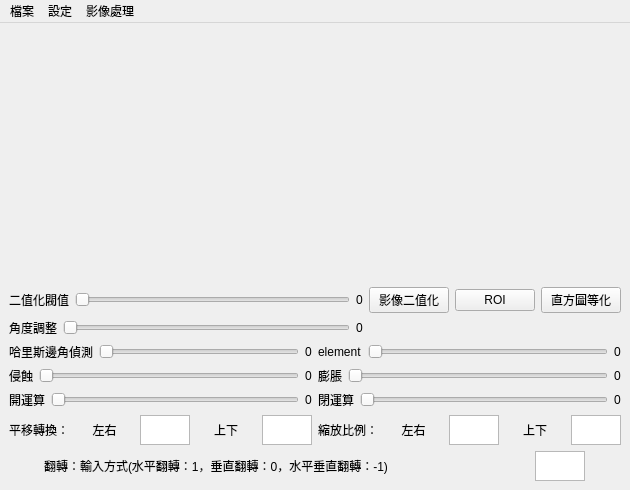
<?xml version="1.0" encoding="UTF-8"?>
<ui version="4.0">
 <class>MainWindow</class>
 <widget class="QMainWindow" name="MainWindow">
  <property name="geometry">
   <rect>
    <x>0</x>
    <y>0</y>
    <width>630</width>
    <height>490</height>
   </rect>
  </property>
  <property name="windowTitle">
   <string>MainWindow</string>
  </property>
  <widget class="QWidget" name="centralwidget">
   <layout class="QGridLayout" name="gridLayout_15">
    <item row="1" column="0">
     <layout class="QGridLayout" name="gridLayout">
      <item row="1" column="0">
       <widget class="QLabel" name="red">
        <property name="text">
         <string>二值化閥值</string>
        </property>
       </widget>
      </item>
      <item row="1" column="1">
       <widget class="QSlider" name="thresholding_slider">
        <property name="maximum">
         <number>255</number>
        </property>
        <property name="orientation">
         <enum>Qt::Horizontal</enum>
        </property>
       </widget>
      </item>
      <item row="1" column="2">
       <widget class="QLabel" name="thresholdinglabel">
        <property name="text">
         <string>0</string>
        </property>
       </widget>
      </item>
     </layout>
    </item>
    <item row="1" column="1">
     <layout class="QGridLayout" name="gridLayout_3">
      <item row="0" column="0">
       <widget class="QPushButton" name="imageThresholding">
        <property name="text">
         <string>影像二值化</string>
        </property>
       </widget>
      </item>
      <item row="0" column="1">
       <widget class="QPushButton" name="ROI">
        <property name="text">
         <string>ROI</string>
        </property>
       </widget>
      </item>
      <item row="0" column="2">
       <widget class="QPushButton" name="imageHistogramEqualization">
        <property name="text">
         <string>直方圖等化</string>
        </property>
       </widget>
      </item>
     </layout>
    </item>
    <item row="2" column="0">
     <layout class="QGridLayout" name="gridLayout_2">
      <item row="1" column="1">
       <widget class="QSlider" name="angle_Slider">
        <property name="maximum">
         <number>360</number>
        </property>
        <property name="orientation">
         <enum>Qt::Horizontal</enum>
        </property>
       </widget>
      </item>
      <item row="1" column="0">
       <widget class="QLabel" name="angle">
        <property name="text">
         <string>角度調整</string>
        </property>
       </widget>
      </item>
      <item row="1" column="2">
       <widget class="QLabel" name="anglelabel">
        <property name="text">
         <string>0</string>
        </property>
       </widget>
      </item>
     </layout>
    </item>
    <item row="2" column="1">
     <layout class="QHBoxLayout" name="horizontalLayout_3">
      <item>
       <widget class="QLabel" name="imageSize">
        <property name="font">
         <font>
          <family>Consolas</family>
          <pointsize>10</pointsize>
         </font>
        </property>
        <property name="text">
         <string/>
        </property>
       </widget>
      </item>
      <item>
       <widget class="QLabel" name="imageShape">
        <property name="font">
         <font>
          <family>Consolas</family>
          <pointsize>10</pointsize>
         </font>
        </property>
        <property name="text">
         <string/>
        </property>
       </widget>
      </item>
      <item>
       <widget class="QLabel" name="imagePath">
        <property name="font">
         <font>
          <family>Consolas</family>
          <pointsize>10</pointsize>
         </font>
        </property>
        <property name="text">
         <string/>
        </property>
       </widget>
      </item>
     </layout>
    </item>
    <item row="3" column="0" colspan="2">
     <layout class="QGridLayout" name="gridLayout_14">
      <item row="0" column="0" colspan="2">
       <layout class="QGridLayout" name="gridLayout_11">
        <item row="0" column="0">
         <layout class="QGridLayout" name="gridLayout_7">
          <item row="0" column="0">
           <widget class="QLabel" name="harris_corner">
            <property name="text">
             <string>哈里斯邊角偵測</string>
            </property>
           </widget>
          </item>
          <item row="0" column="1">
           <widget class="QSlider" name="harrisSlider">
            <property name="maximum">
             <number>255</number>
            </property>
            <property name="orientation">
             <enum>Qt::Horizontal</enum>
            </property>
           </widget>
          </item>
          <item row="0" column="2">
           <widget class="QLabel" name="harrislabel">
            <property name="text">
             <string>0</string>
            </property>
           </widget>
          </item>
         </layout>
        </item>
        <item row="0" column="1">
         <layout class="QGridLayout" name="gridLayout_8">
          <item row="0" column="0">
           <widget class="QLabel" name="element">
            <property name="text">
             <string>element</string>
            </property>
           </widget>
          </item>
          <item row="0" column="1">
           <widget class="QSlider" name="elementSlider">
            <property name="maximum">
             <number>2</number>
            </property>
            <property name="orientation">
             <enum>Qt::Horizontal</enum>
            </property>
           </widget>
          </item>
          <item row="0" column="2">
           <widget class="QLabel" name="element_val">
            <property name="text">
             <string>0</string>
            </property>
           </widget>
          </item>
         </layout>
        </item>
        <item row="1" column="0">
         <layout class="QGridLayout" name="gridLayout_9">
          <item row="0" column="0">
           <widget class="QLabel" name="erosion">
            <property name="text">
             <string>侵蝕</string>
            </property>
           </widget>
          </item>
          <item row="0" column="1">
           <widget class="QSlider" name="erosionSlider">
            <property name="maximum">
             <number>21</number>
            </property>
            <property name="orientation">
             <enum>Qt::Horizontal</enum>
            </property>
           </widget>
          </item>
          <item row="0" column="2">
           <widget class="QLabel" name="erosion_val">
            <property name="text">
             <string>0</string>
            </property>
           </widget>
          </item>
         </layout>
        </item>
        <item row="1" column="1">
         <layout class="QGridLayout" name="gridLayout_10">
          <item row="0" column="0">
           <widget class="QLabel" name="dilation">
            <property name="text">
             <string>膨脹</string>
            </property>
           </widget>
          </item>
          <item row="0" column="1">
           <widget class="QSlider" name="dilationSlider">
            <property name="maximum">
             <number>21</number>
            </property>
            <property name="orientation">
             <enum>Qt::Horizontal</enum>
            </property>
           </widget>
          </item>
          <item row="0" column="2">
           <widget class="QLabel" name="dilation_val">
            <property name="text">
             <string>0</string>
            </property>
           </widget>
          </item>
         </layout>
        </item>
       </layout>
      </item>
      <item row="1" column="0">
       <layout class="QGridLayout" name="gridLayout_12">
        <item row="0" column="0">
         <widget class="QLabel" name="opening_2">
          <property name="text">
           <string>開運算</string>
          </property>
         </widget>
        </item>
        <item row="0" column="1">
         <widget class="QSlider" name="openingSlider">
          <property name="maximum">
           <number>21</number>
          </property>
          <property name="orientation">
           <enum>Qt::Horizontal</enum>
          </property>
         </widget>
        </item>
        <item row="0" column="2">
         <widget class="QLabel" name="opening_val">
          <property name="text">
           <string>0</string>
          </property>
         </widget>
        </item>
       </layout>
      </item>
      <item row="1" column="1">
       <layout class="QGridLayout" name="gridLayout_13">
        <item row="0" column="0">
         <widget class="QLabel" name="closing_2">
          <property name="text">
           <string>閉運算</string>
          </property>
         </widget>
        </item>
        <item row="0" column="1">
         <widget class="QSlider" name="closingSlider">
          <property name="maximum">
           <number>21</number>
          </property>
          <property name="orientation">
           <enum>Qt::Horizontal</enum>
          </property>
         </widget>
        </item>
        <item row="0" column="2">
         <widget class="QLabel" name="closing_val">
          <property name="text">
           <string>0</string>
          </property>
         </widget>
        </item>
       </layout>
      </item>
     </layout>
    </item>
    <item row="4" column="0" colspan="2">
     <layout class="QGridLayout" name="gridLayout_5">
      <item row="0" column="0">
       <widget class="QLabel" name="angle_3">
        <property name="text">
         <string>平移轉換：</string>
        </property>
        <property name="alignment">
         <set>Qt::AlignCenter</set>
        </property>
       </widget>
      </item>
      <item row="0" column="1">
       <widget class="QLabel" name="angle_2">
        <property name="text">
         <string>左右</string>
        </property>
        <property name="alignment">
         <set>Qt::AlignCenter</set>
        </property>
       </widget>
      </item>
      <item row="0" column="2">
       <widget class="QTextEdit" name="rightleft_textEdit">
        <property name="maximumSize">
         <size>
          <width>50</width>
          <height>30</height>
         </size>
        </property>
       </widget>
      </item>
      <item row="0" column="3">
       <widget class="QLabel" name="angle_4">
        <property name="text">
         <string>上下</string>
        </property>
        <property name="alignment">
         <set>Qt::AlignCenter</set>
        </property>
       </widget>
      </item>
      <item row="0" column="4">
       <widget class="QTextEdit" name="toplowertextEdit">
        <property name="maximumSize">
         <size>
          <width>50</width>
          <height>30</height>
         </size>
        </property>
       </widget>
      </item>
      <item row="0" column="5">
       <widget class="QLabel" name="angle_8">
        <property name="text">
         <string>縮放比例：</string>
        </property>
        <property name="alignment">
         <set>Qt::AlignCenter</set>
        </property>
       </widget>
      </item>
      <item row="0" column="6">
       <widget class="QLabel" name="angle_6">
        <property name="text">
         <string>左右</string>
        </property>
        <property name="alignment">
         <set>Qt::AlignCenter</set>
        </property>
       </widget>
      </item>
      <item row="0" column="7">
       <widget class="QTextEdit" name="zoom_rightleft_textEdit">
        <property name="maximumSize">
         <size>
          <width>50</width>
          <height>30</height>
         </size>
        </property>
       </widget>
      </item>
      <item row="0" column="8">
       <widget class="QLabel" name="angle_7">
        <property name="text">
         <string>上下</string>
        </property>
        <property name="alignment">
         <set>Qt::AlignCenter</set>
        </property>
       </widget>
      </item>
      <item row="0" column="9">
       <widget class="QTextEdit" name="zoom_toplower_textEdit">
        <property name="maximumSize">
         <size>
          <width>50</width>
          <height>30</height>
         </size>
        </property>
       </widget>
      </item>
     </layout>
    </item>
    <item row="5" column="0" colspan="2">
     <layout class="QGridLayout" name="gridLayout_6">
      <item row="0" column="1">
       <widget class="QTextEdit" name="flip_textEdit">
        <property name="maximumSize">
         <size>
          <width>50</width>
          <height>30</height>
         </size>
        </property>
       </widget>
      </item>
      <item row="0" column="0">
       <widget class="QLabel" name="angle_5">
        <property name="maximumSize">
         <size>
          <width>450</width>
          <height>16777215</height>
         </size>
        </property>
        <property name="text">
         <string>翻轉：輸入方式(水平翻轉：1，垂直翻轉：0，水平垂直翻轉：-1)</string>
        </property>
       </widget>
      </item>
     </layout>
    </item>
    <item row="0" column="0" colspan="2">
     <layout class="QGridLayout" name="gridLayout_4">
      <item row="0" column="0">
       <widget class="QLabel" name="originalImage">
        <property name="text">
         <string/>
        </property>
        <property name="alignment">
         <set>Qt::AlignCenter</set>
        </property>
       </widget>
      </item>
      <item row="0" column="1">
       <widget class="QLabel" name="changeImage">
        <property name="text">
         <string/>
        </property>
       </widget>
      </item>
     </layout>
    </item>
   </layout>
  </widget>
  <widget class="QMenuBar" name="menubar">
   <property name="geometry">
    <rect>
     <x>0</x>
     <y>0</y>
     <width>630</width>
     <height>25</height>
    </rect>
   </property>
   <widget class="QMenu" name="menu">
    <property name="title">
     <string>檔案</string>
    </property>
    <addaction name="actionOpen_File"/>
    <addaction name="actionSave_File"/>
    <addaction name="action_information"/>
   </widget>
   <widget class="QMenu" name="menu_2">
    <property name="title">
     <string>設定</string>
    </property>
    <widget class="QMenu" name="menuGray">
     <property name="title">
      <string>色彩空間</string>
     </property>
     <addaction name="actionGray_2"/>
     <addaction name="actionHSV_2"/>
    </widget>
    <addaction name="actionROI"/>
    <addaction name="actionimageHistogram"/>
    <addaction name="menuGray"/>
   </widget>
   <widget class="QMenu" name="menu_5">
    <property name="title">
     <string>影像處理</string>
    </property>
    <widget class="QMenu" name="menu_6">
     <property name="title">
      <string>濾波器</string>
     </property>
     <addaction name="action_averaging_2"/>
     <addaction name="action_gaussian_2"/>
     <addaction name="action_median_2"/>
     <addaction name="action_sobel_2"/>
     <addaction name="action_bilateral_2"/>
     <addaction name="action_laplacian_2"/>
    </widget>
    <widget class="QMenu" name="menu_3">
     <property name="title">
      <string>幾何轉換</string>
     </property>
     <addaction name="action_translation_2"/>
     <addaction name="action_rotate_2"/>
     <addaction name="action_flip_2"/>
     <addaction name="action_affline_2"/>
    </widget>
    <widget class="QMenu" name="menu_4">
     <property name="title">
      <string>形態學</string>
     </property>
     <addaction name="action_erosion"/>
     <addaction name="action_dilation"/>
     <addaction name="opening"/>
     <addaction name="closing"/>
    </widget>
    <addaction name="menu_6"/>
    <addaction name="action_perspective_2"/>
    <addaction name="menu_3"/>
    <addaction name="menu_4"/>
   </widget>
   <addaction name="menu"/>
   <addaction name="menu_2"/>
   <addaction name="menu_5"/>
  </widget>
  <action name="actionOpen_File">
   <property name="text">
    <string>Open File</string>
   </property>
  </action>
  <action name="actionROI">
   <property name="text">
    <string>設定ROI</string>
   </property>
  </action>
  <action name="actionimageHistogram">
   <property name="text">
    <string>顯示影像直方圖</string>
   </property>
  </action>
  <action name="actionHSV">
   <property name="text">
    <string>HSV</string>
   </property>
  </action>
  <action name="actionGray_2">
   <property name="text">
    <string>Gray</string>
   </property>
  </action>
  <action name="actionHSV_2">
   <property name="text">
    <string>HSV</string>
   </property>
  </action>
  <action name="action_averaging">
   <property name="text">
    <string>平均濾波器</string>
   </property>
  </action>
  <action name="action_edge">
   <property name="text">
    <string>邊緣檢測濾波器</string>
   </property>
  </action>
  <action name="action_gaussian">
   <property name="text">
    <string>高斯濾波器</string>
   </property>
  </action>
  <action name="action_median">
   <property name="text">
    <string>中值濾波器</string>
   </property>
  </action>
  <action name="action_sobel">
   <property name="text">
    <string>索伯濾波器</string>
   </property>
  </action>
  <action name="action_laplacian">
   <property name="text">
    <string>拉普拉斯濾波器</string>
   </property>
  </action>
  <action name="action_bilateral">
   <property name="text">
    <string>雙邊濾波器</string>
   </property>
  </action>
  <action name="action_perspective">
   <property name="text">
    <string>透視投影轉換</string>
   </property>
  </action>
  <action name="action_translation">
   <property name="text">
    <string>平移轉換</string>
   </property>
  </action>
  <action name="action_rotate">
   <property name="text">
    <string>旋轉轉換</string>
   </property>
  </action>
  <action name="action_flip">
   <property name="text">
    <string>翻轉轉換</string>
   </property>
  </action>
  <action name="action_information">
   <property name="text">
    <string>影像資訊</string>
   </property>
  </action>
  <action name="action_affline">
   <property name="text">
    <string>仿射轉換</string>
   </property>
  </action>
  <action name="actionSave_File">
   <property name="text">
    <string>Save File</string>
   </property>
  </action>
  <action name="action_averaging_2">
   <property name="text">
    <string>平均濾波器</string>
   </property>
  </action>
  <action name="action_gaussian_2">
   <property name="text">
    <string>高斯濾波器</string>
   </property>
  </action>
  <action name="action_median_2">
   <property name="text">
    <string>中值濾波器</string>
   </property>
  </action>
  <action name="action_sobel_2">
   <property name="text">
    <string>索伯濾波器</string>
   </property>
  </action>
  <action name="action_bilateral_2">
   <property name="text">
    <string>雙邊濾波器</string>
   </property>
  </action>
  <action name="action_laplacian_2">
   <property name="text">
    <string>拉普拉斯濾波器</string>
   </property>
  </action>
  <action name="action_perspective_2">
   <property name="text">
    <string>透視投影轉換</string>
   </property>
  </action>
  <action name="action_translation_2">
   <property name="text">
    <string>平移轉換</string>
   </property>
  </action>
  <action name="action_rotate_2">
   <property name="text">
    <string>旋轉轉換</string>
   </property>
  </action>
  <action name="action_flip_2">
   <property name="text">
    <string>翻轉轉換</string>
   </property>
  </action>
  <action name="action_affline_2">
   <property name="text">
    <string>仿射轉換</string>
   </property>
  </action>
  <action name="action_erosion">
   <property name="text">
    <string>侵蝕</string>
   </property>
  </action>
  <action name="action_dilation">
   <property name="text">
    <string>膨脹</string>
   </property>
  </action>
  <action name="opening">
   <property name="text">
    <string>開運算</string>
   </property>
  </action>
  <action name="closing">
   <property name="text">
    <string>閉運算</string>
   </property>
  </action>
 </widget>
 <resources/>
 <connections/>
</ui>
